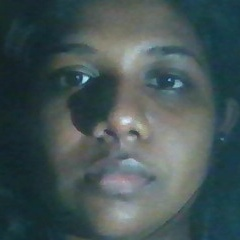
#> input picture FaceAuth/dataset/user_02/1.jpg, 240 x 240 px
$ python -i preprocessing.py   (imports and definitions only)
#> lines starting #> are read from the running program, lines starting #| are printed output that depends on the picture
import cv2
import numpy as np
import torch
import random
import time

# CLAHE setup (Contrast Limited Adaptive Histogram Equalization)
clahe = cv2.createCLAHE(clipLimit=2.0, tileGridSize=(8, 8))

def enhance_face(face_bgr):
    """
    Robust Face Preprocessing:
    - Balances harsh lighting and shadows using CLAHE on the luminance channel.
    - Applies edge-preserving bilateral denoising to remove camera sensor noise.
    """
    if face_bgr is None or face_bgr.size == 0:
        return face_bgr

    # Handle single channel or 3-channel
    if len(face_bgr.shape) == 2:
        face_bgr = cv2.cvtColor(face_bgr, cv2.COLOR_GRAY2BGR)
    elif face_bgr.shape[2] == 1:
        face_bgr = cv2.cvtColor(face_bgr, cv2.COLOR_GRAY2BGR)

    # Convert to LAB color space for luminance-only contrast adjustment
    lab = cv2.cvtColor(face_bgr, cv2.COLOR_BGR2LAB)
    l_channel, a_channel, b_channel = cv2.split(lab)

    # Apply CLAHE to L-channel
    cl = clahe.apply(l_channel)

    # Merge back and convert to BGR
    merged_lab = cv2.merge((cl, a_channel, b_channel))
    enhanced = cv2.cvtColor(merged_lab, cv2.COLOR_LAB2BGR)

    # Edge-preserving slight denoising
    enhanced = cv2.bilateralFilter(enhanced, d=5, sigmaColor=35, sigmaSpace=35)
    return enhanced

def preprocess_for_cnn(face_img, target_size=(96, 96), enhance=True):
    """
    Preprocess a face image into a normalized PyTorch tensor ready for CNN inference.
    Output shape: (1, 3, target_size[0], target_size[1])
    """
    if enhance:
        face_img = enhance_face(face_img)
    elif len(face_img.shape) == 2:
        face_img = cv2.cvtColor(face_img, cv2.COLOR_GRAY2BGR)

    resized = cv2.resize(face_img, target_size, interpolation=cv2.INTER_AREA)

    # Convert BGR -> RGB
    rgb = cv2.cvtColor(resized, cv2.COLOR_BGR2RGB).astype(np.float32) / 255.0

    # Standard normalization: mean=[0.485, 0.456, 0.406], std=[0.229, 0.224, 0.225]
    mean = np.array([0.485, 0.456, 0.406], dtype=np.float32)
    std = np.array([0.229, 0.224, 0.225], dtype=np.float32)
    normalized = (rgb - mean) / std

    # HWC -> CHW -> NCHW
    tensor = torch.from_numpy(normalized.transpose(2, 0, 1)).unsqueeze(0).float()
    return tensor

def augment_face(img, target_size=(96, 96)):
    """
    Data augmentation for training:
    - Random horizontal flip (p=0.5)
    - Random rotation (-10 to +10 degrees)
    - Random brightness / contrast perturbation
    """
    if len(img.shape) == 2:
        img = cv2.cvtColor(img, cv2.COLOR_GRAY2BGR)

    h, w = img.shape[:2]

    # 1. Random horizontal flip
    if random.random() > 0.5:
        img = cv2.flip(img, 1)

    # 2. Random rotation
    angle = random.uniform(-10, 10)
    matrix = cv2.getRotationMatrix2D((w / 2, h / 2), angle, 1.0)
    img = cv2.warpAffine(img, matrix, (w, h), borderMode=cv2.BORDER_REFLECT)

    # 3. Random brightness/contrast shift
    alpha = random.uniform(0.85, 1.15)  # Contrast
    beta = random.uniform(-15, 15)      # Brightness
    img = cv2.convertScaleAbs(img, alpha=alpha, beta=beta)

    # Preprocess
    return preprocess_for_cnn(img, target_size=target_size, enhance=True).squeeze(0)

class PerformanceMonitor:
    """
    Bottleneck Analysis & Real-Time Performance Monitor:
    Calculates processing speed, FPS, and optimization metrics (e.g. 20%+ speedup via downscaled detection).
    """
    def __init__(self, smoothing=0.9):
        self.smoothing = smoothing
        self.prev_time = time.time()
        self.fps = 0.0
        self.frame_count = 0
        self.total_time = 0.0

    def update(self):
        curr_time = time.time()
        delta = curr_time - self.prev_time
        self.prev_time = curr_time
        if delta > 0:
            current_fps = 1.0 / delta
            if self.fps == 0.0:
                self.fps = current_fps
            else:
                self.fps = self.smoothing * self.fps + (1.0 - self.smoothing) * current_fps
        self.frame_count += 1
        return self.fps

>>> import cv2
>>> picture = cv2.imread('dataset/user_02/1.jpg')
#> picture is the input picture: shape (240, 240, 3); mean B, G, R 86, 84.6, 68.6
>>> result = augment_face(picture)
#> in augment_face, `img = cv2.flip(img, 1)`:
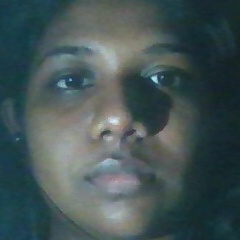
#> img: shape (240, 240, 3); mean of channels 0, 1, 2 86, 84.6, 68.6; drawn as B, G, R
#> in augment_face, `img = cv2.warpAffine(img, matrix, (w, h), borderMode=cv2.BORDER_REFLECT)`:
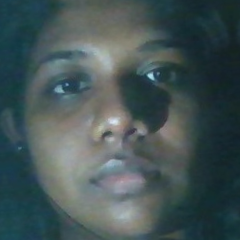
#> img: shape (240, 240, 3); mean of channels 0, 1, 2 85.9, 84.7, 68.7; drawn as B, G, R
#> in enhance_face, `lab = cv2.cvtColor(face_bgr, cv2.COLOR_BGR2LAB)`: lab: shape (240, 240, 3); mean of channels 0, 1, 2 77.6, 122.6, 125.2
#> in enhance_face, `l_channel, a_channel, b_channel = cv2.split(lab)`:
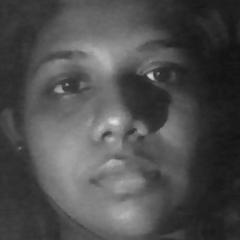
#> l_channel: shape (240, 240); min 19, max 223, mean 77.6
#> in enhance_face, `l_channel, a_channel, b_channel = cv2.split(lab)`:
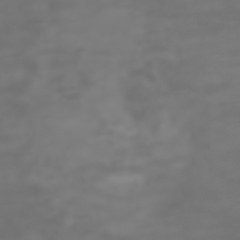
#> a_channel: shape (240, 240); min 113, max 138, mean 122.6
#> in enhance_face, `cl = clahe.apply(l_channel)`:
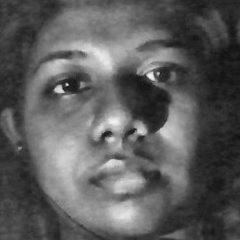
#> cl: shape (240, 240); min 18, max 244, mean 91.9
#> in enhance_face, `merged_lab = cv2.merge((cl, a_channel, b_channel))`: merged_lab: shape (240, 240, 3); mean of channels 0, 1, 2 91.9, 122.6, 125.2
#> in enhance_face, `enhanced = cv2.cvtColor(merged_lab, cv2.COLOR_LAB2BGR)`:
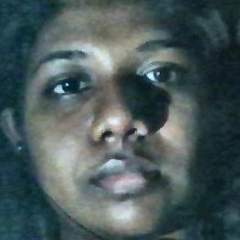
#> enhanced: shape (240, 240, 3); mean B, G, R 90.4, 89.3, 73.4
#> in preprocess_for_cnn, `rgb = cv2.cvtColor(resized, cv2.COLOR_BGR2RGB).astype(np.float32) / 25..`:
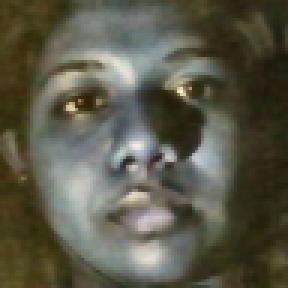
#> rgb: shape (96, 96, 3) float32 (shown 3 times larger); mean B, G, R 0.288, 0.35, 0.355
#> (the run stopped early here; a loop or call above may not have finished)
